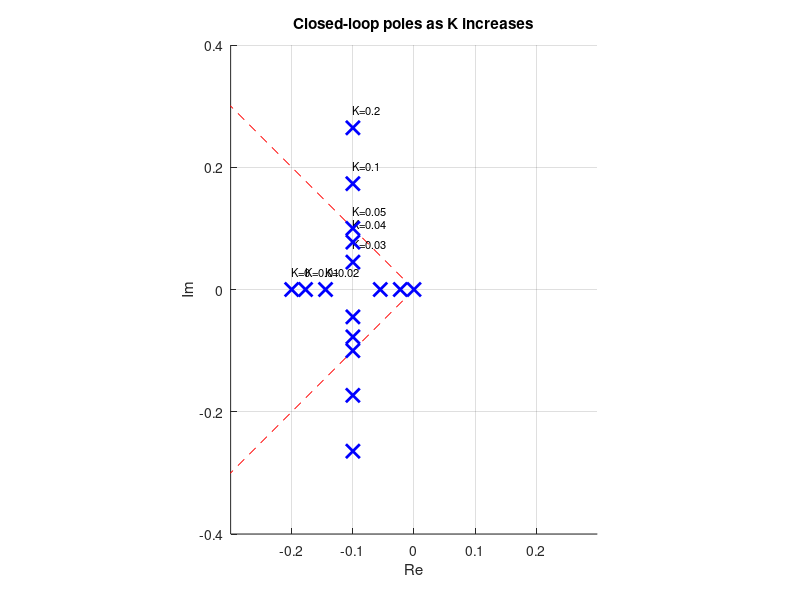

Write the MATLAB code that produced this figure.
%%

% Closed-loop characteristic equation: T*s^2 + s + K*kv = 0
Kvals = [0 0.01 0.02 0.03 0.04 0.05 0.1 0.2];

zeta = 0.707;               % damping ratio boundary to compare against Fig. 3.1c
theta = acos(zeta);
m=1
figure('Color', 'w'); hold on; grid on; axis equal;
plot([0 -m*cos(theta)], [0  m*sin(theta)], 'r--');
plot([0 -m*cos(theta)], [0 -m*sin(theta)], 'r--');
xlabel('Re'); ylabel('Im');
title('Closed-loop poles as K increases');
xlim([-0.3 0.3]); ylim([-0.4 0.4]);

for K = Kvals
    p = roots([5 1 2*K]);
    plot(real(p), imag(p), 'bx', 'MarkerSize', 10, 'LineWidth', 2);
    text(real(p(1)), imag(p(1))+0.03, sprintf('K=%.2g', K), 'FontSize', 8);
    fprintf('K = %-6.3g  poles at %s\n', K, mat2str(p, 3));
    pause;
end





%%
